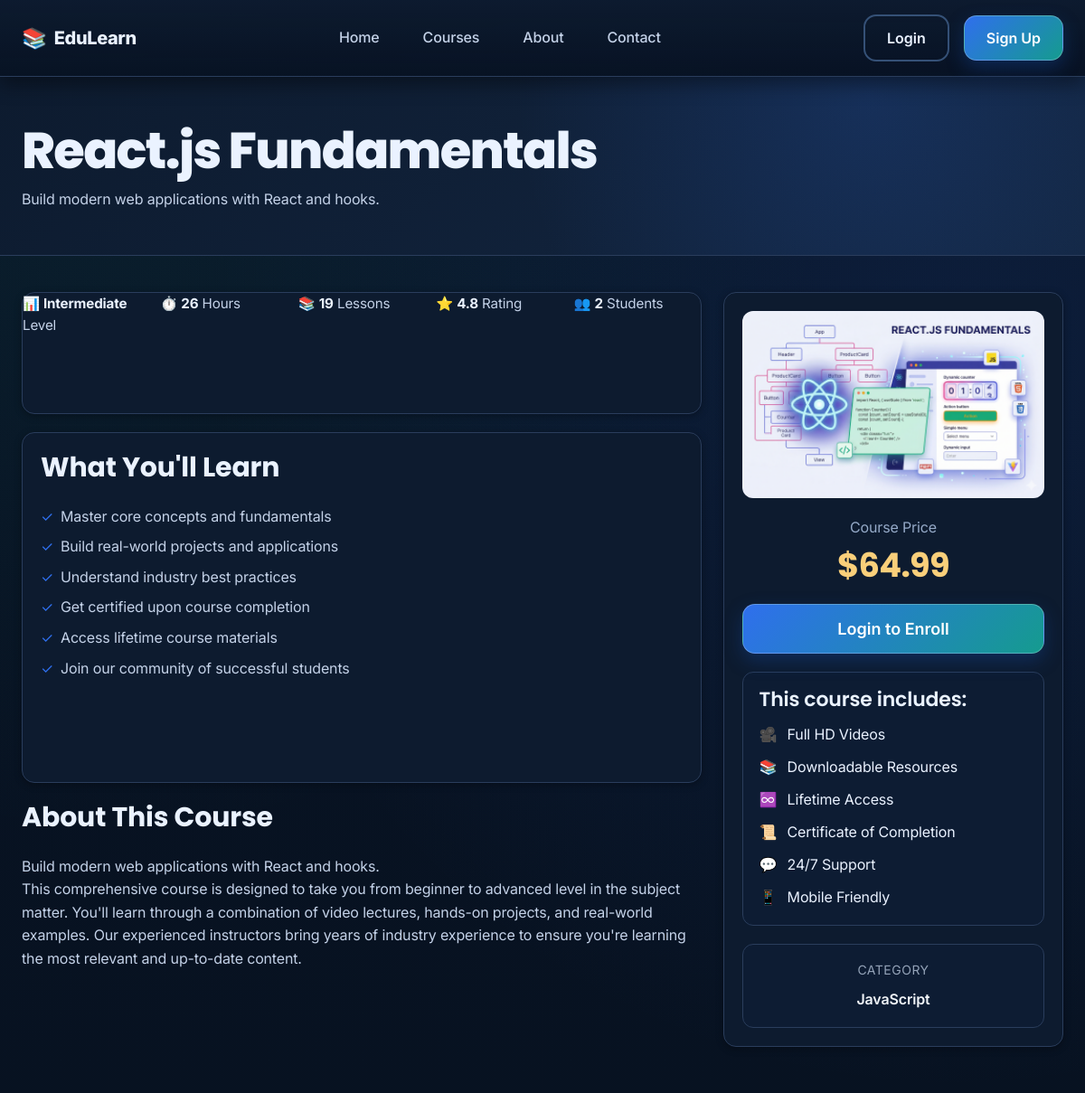
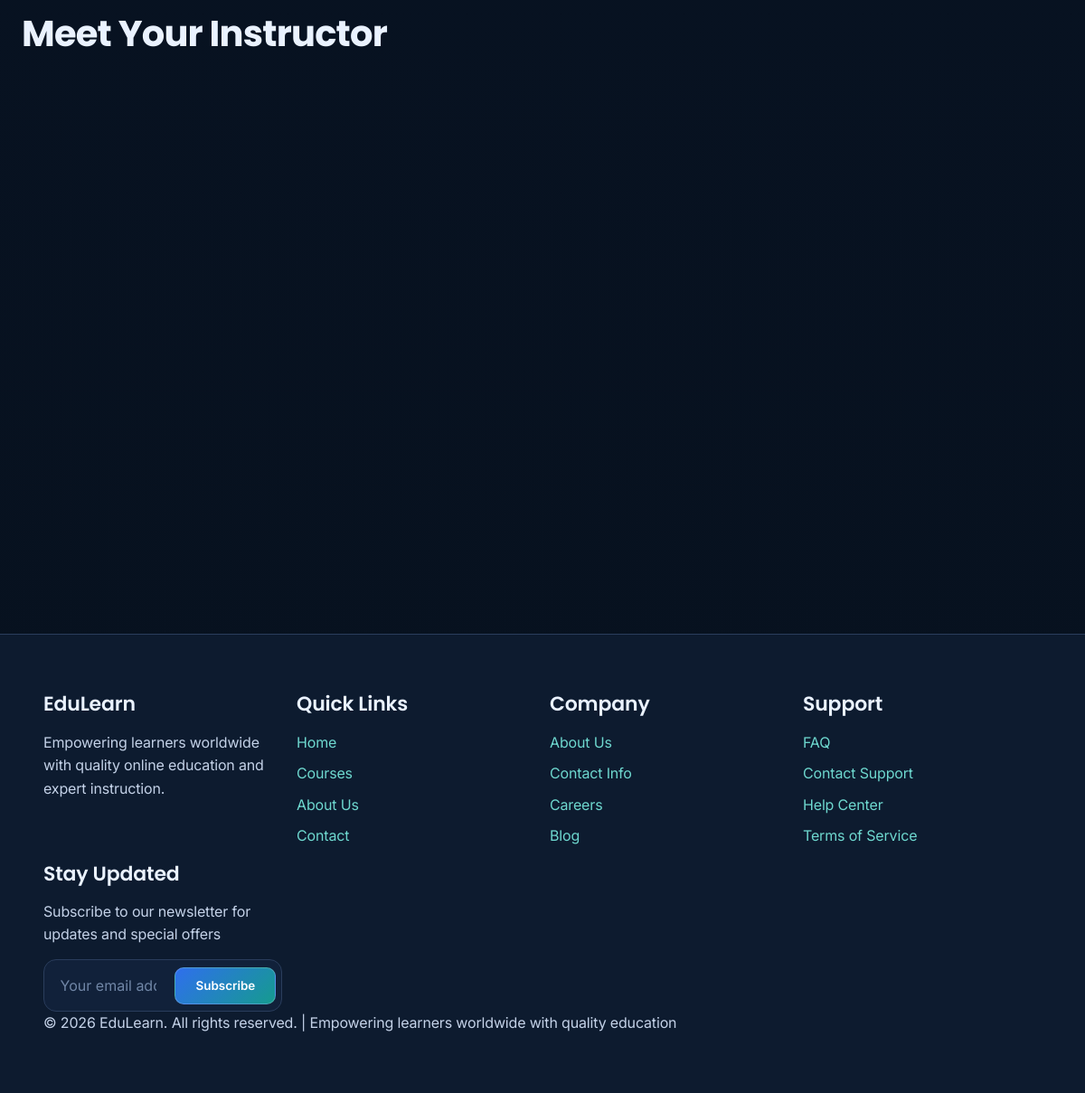
Screenshot of /pages/course-detail.php?id=7 with the database file from the repository (2 pictures, top to bottom).
### tables this page shows
CREATE TABLE IF NOT EXISTS courses (
    id INT AUTO_INCREMENT PRIMARY KEY,
    title VARCHAR(255) NOT NULL,
    description TEXT NOT NULL,
    category VARCHAR(100) NOT NULL,
    instructor_id INT NOT NULL,
    thumbnail VARCHAR(255),
    level ENUM('beginner', 'intermediate', 'advanced') DEFAULT 'beginner',
    price DECIMAL(10, 2) DEFAULT 49.99,
    rating DECIMAL(3, 1) DEFAULT 4.8,
    students_count INT DEFAULT 0,
    duration_hours INT DEFAULT 20,
    lessons_count INT DEFAULT 15,
    status ENUM('published', 'draft', 'archived') DEFAULT 'published',
    created_at TIMESTAMP DEFAULT CURRENT_TIMESTAMP,
    updated_at TIMESTAMP DEFAULT CURRENT_TIMESTAMP ON UPDATE CURRENT_TIMESTAMP,
    FOREIGN KEY (instructor_id) REFERENCES users(id),
    INDEX (category),
    INDEX (instructor_id),
    INDEX (status)
);

### pages/course-detail.php (the view, shortened to what this page needs)
<?php
include '../includes/header.php';
include '../includes/database.php';
function get_course_thumbnail_path_detail($thumbnail, $category) {
    $image_root = dirname(__DIR__) . '/images/';
    $fallback_by_category = array(
        'Web Development' => 'course-web-design.png',
        'Database' => 'course-database.png',
        'JavaScript' => 'course-javascript.png',
        'Programming' => 'course-python.png'
    );
    if (!empty($thumbnail) && file_exists($image_root . $thumbnail)) {
        return '../images/' . $thumbnail;
    }
    $fallback = $fallback_by_category[$category] ?? 'course-web-design.png';
    return '../images/' . $fallback;
}
$course_id = isset($_GET['id']) ? intval($_GET['id']) : 0;
$is_logged_in = isset($_SESSION['logged_in']) && $_SESSION['logged_in'] === true;
$course_query = "
    SELECT c.*, u.fullname as instructor_name, u.email as instructor_email,
           u.bio as instructor_bio, u.profile_picture as instructor_picture,
           i.title as instructor_title, i.expertise, i.experience_years, i.rating as instructor_rating,
           i.courses_created, i.students_taught
    FROM courses c
    LEFT JOIN users u ON c.instructor_id = u.id
    LEFT JOIN instructors i ON u.id = i.user_id
    WHERE c.id = " . $course_id;
$course_result = mysqli_query($connection, $course_query);
$course = mysqli_fetch_assoc($course_result);
$is_enrolled = false;
$learning_outcomes = array(
    "Master core concepts and fundamentals",
    "Build real-world projects and applications",
    "Understand industry best practices",
    "Get certified upon course completion",
    "Access lifetime course materials",
    "Join our community of successful students"
);
?>
<section class="page-header">
    <div class="container">
        <h1><?php echo htmlspecialchars($course['title']); ?></h1>
        <p><?php echo htmlspecialchars($course['description']); ?></p>
    </div>
</section>
<section class="course-detail">
    <div class="container">
        <div class="course-detail-grid">
            <div class="course-detail-content">
                <div class="course-info-bar">
                    <div class="course-info-item">
                        <span>📊</span>
                        <strong><?php echo $course['level'] ? ucfirst($course['level']) : 'Beginner'; ?></strong> Level
                    </div>
                    <div class="course-info-item">
                        <span>⏱️</span>
                        <strong><?php echo $course['duration_hours'] ?? 20; ?></strong> Hours
                    </div>
                    <div class="course-info-item">
                        <span>📚</span>
                        <strong><?php echo $course['lessons_count'] ?? 15; ?></strong> Lessons
                    </div>
                    <div class="course-info-item">
                        <span>⭐</span>
                        <strong><?php echo $course['rating'] ?? 4.8; ?></strong> Rating
                    </div>
                    <div class="course-info-item">
                        <span>👥</span>
                        <strong><?php echo number_format($course['students_count'] ?? 0); ?></strong> Students
                    </div>
                </div>
                <div class="learning-outcomes">
                    <h3>What You'll Learn</h3>
                    <ul class="outcomes-list">
                        <?php foreach ($learning_outcomes as $outcome): ?>
                            <li><?php echo htmlspecialchars($outcome); ?></li>
                        <?php endforeach; ?>
                    </ul>
                </div>
                <div>
                    <h3>About This Course</h3>
                    <p><?php echo nl2br(htmlspecialchars($course['description'])); ?></p>
                    <p>This comprehensive course is designed to take you from beginner to advanced level in the subject matter. You'll learn through a combination of video lectures, hands-on projects, and real-world examples. Our experienced instructors bring years of industry experience to ensure you're learning the most relevant and up-to-date content.</p>
                </div>
            </div>
            <div>
                <div class="course-sidebar">
                    <div class="course-thumbnail">
                        <img class="course-sidebar-thumbnail" src="<?php echo htmlspecialchars(get_course_thumbnail_path_detail($course['thumbnail'] ?? '', $course['category'] ?? '')); ?>" alt="<?php echo htmlspecialchars($course['title']); ?>">
                    </div>
                    <div class="course-price-block">
                        <p class="course-price-label">Course Price</p>
                        <h2 class="course-price-value">$<?php echo number_format($course['price'] ?? 49.99, 2); ?></h2>
                    </div>
                    <div style="margin-bottom: 1.2rem;">
                        <?php if ($is_logged_in): ?>
                            <?php if ($is_enrolled): ?>
                                <button class="btn btn-success btn-large" disabled style="cursor: default; opacity: 0.8;">✓ Already Enrolled</button>
                            <?php else: ?>
                                <form method="POST" action="../includes/action-enroll.php" style="width: 100%;">
                                    <input type="hidden" name="course_id" value="<?php echo $course['id']; ?>">
                                    <button type="submit" class="btn btn-primary btn-large">Enroll Now</button>
                                </form>
                            <?php endif; ?>
                        <?php else: ?>
                            <button class="btn btn-primary btn-large" onclick="window.location.href='login.php'">Login to Enroll</button>
                        <?php endif; ?>
                    </div>
                    <div class="course-features" style="margin-bottom: 1.2rem;">
                        <h4>This course includes:</h4>
                        <ul class="feature-list">
                            <li><span>🎥</span> <span>Full HD Videos</span></li>
                            <li><span>📚</span> <span>Downloadable Resources</span></li>
                            <li><span>♾️</span> <span>Lifetime Access</span></li>
                            <li><span>📜</span> <span>Certificate of Completion</span></li>
                            <li><span>💬</span> <span>24/7 Support</span></li>
                            <li><span>📱</span> <span>Mobile Friendly</span></li>
                        </ul>
                    </div>
                    <div class="course-category-box" style="text-align: center;">
                        <p style="color: #94a3b8; margin-bottom: 0.5rem; font-size: 0.875rem; text-transform: uppercase; letter-spacing: 0.5px;">Category</p>
                        <p style="font-weight: 600; color: #f1f5f9; margin: 0;"><?php echo htmlspecialchars($course['category']); ?></p>
                    </div>
                </div>
            </div>
        </div>
        <div class="mt-3xl">
            <h2 style="margin-bottom: 2rem;">Meet Your Instructor</h2>
        </div>
    </div>
</section>
<?php
include '../includes/footer.php';
?>

### rows the page displays
courses: title "React.js Fundamentals", description "Build modern web applications with React and hooks.", level "Intermediate", duration_hours "26", lessons_count "19", rating "4.8", students_count "2", thumbnail+category (picture), price "64.99", category "JavaScript"

### other values shown
$outcome "Master core concepts and fundamentals"
$outcome "Build real-world projects and applications"
$outcome "Understand industry best practices"
$outcome "Get certified upon course completion"
$outcome "Access lifetime course materials"
$outcome "Join our community of successful students"
